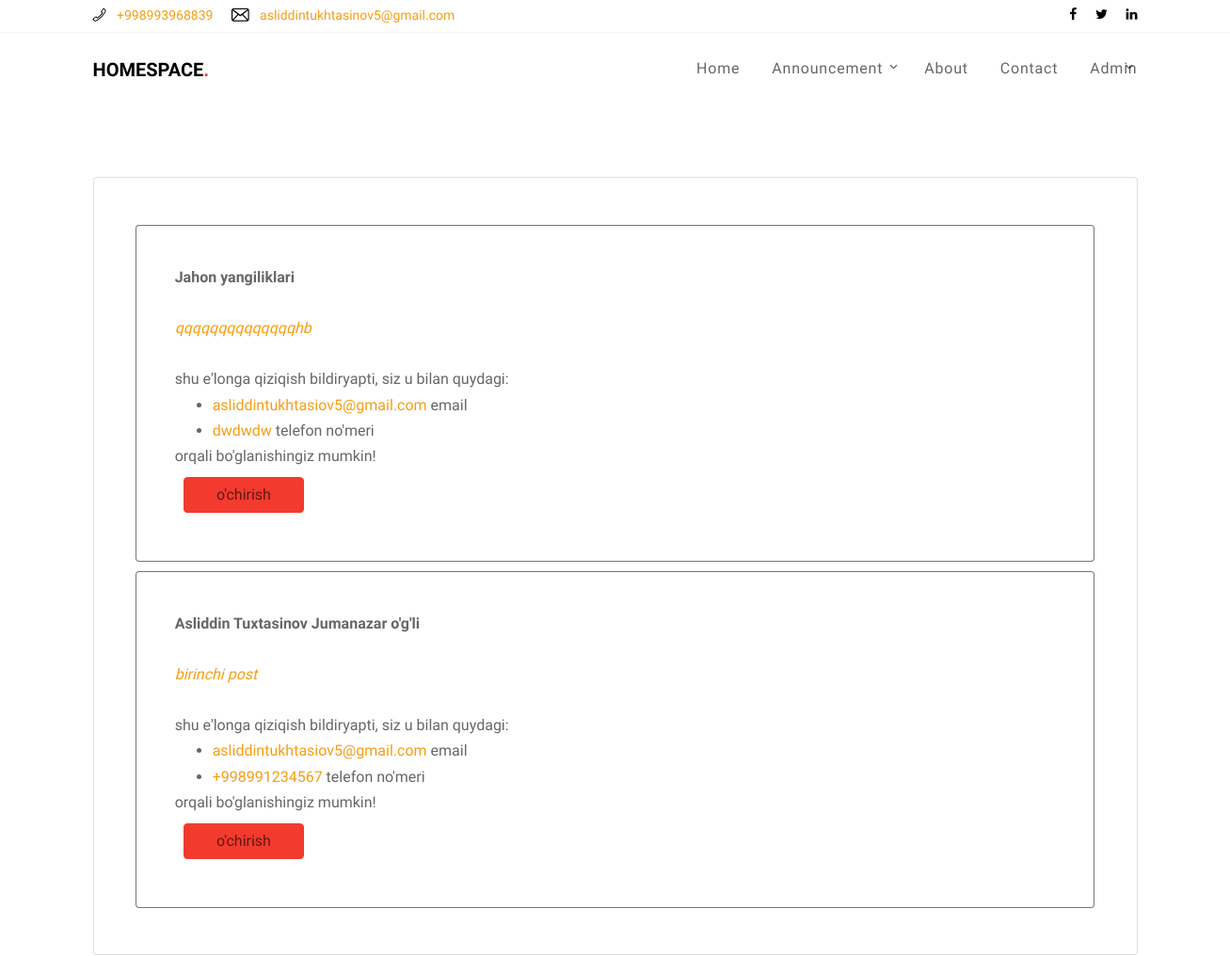
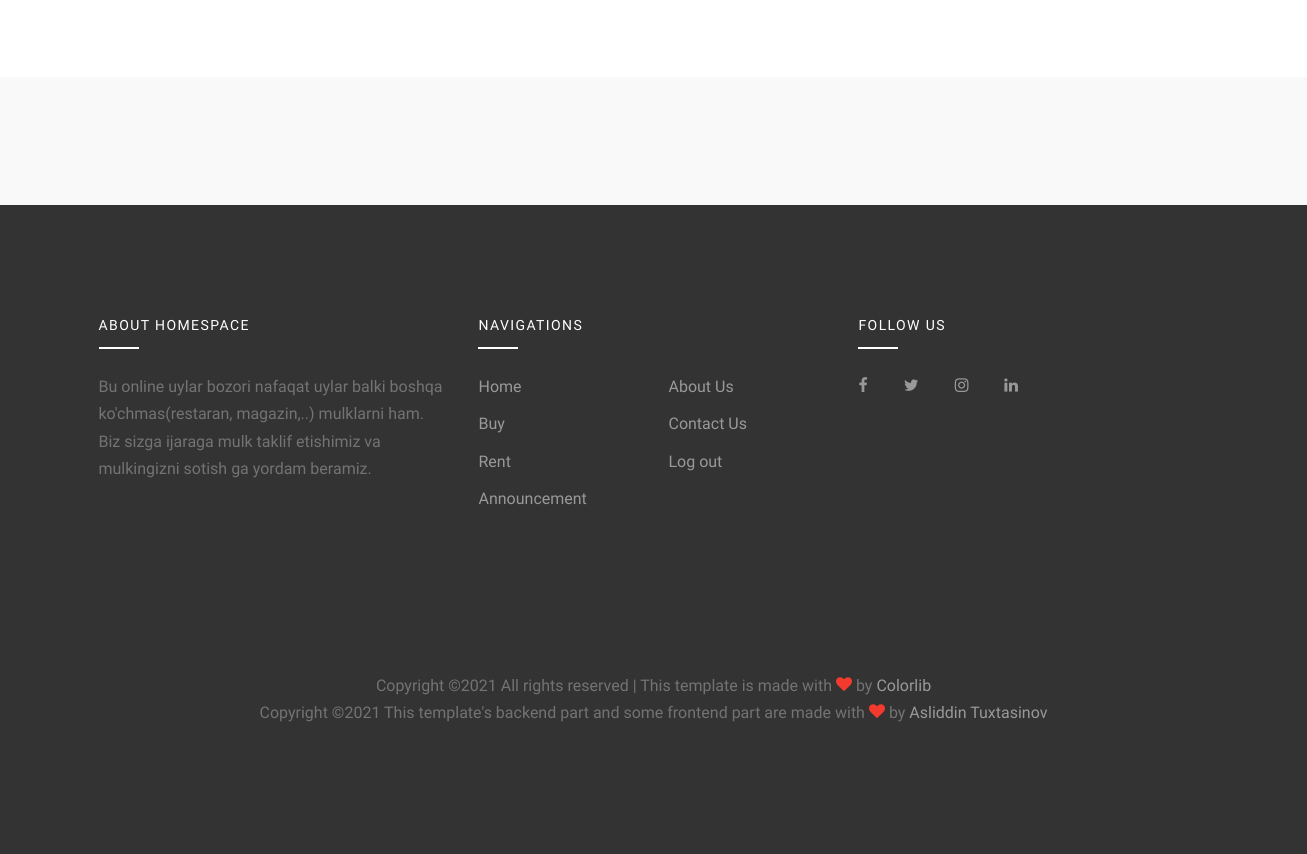
The page /user/contact-with-client/ (signed in) on the database as committed earlier (2 pictures, top to bottom).
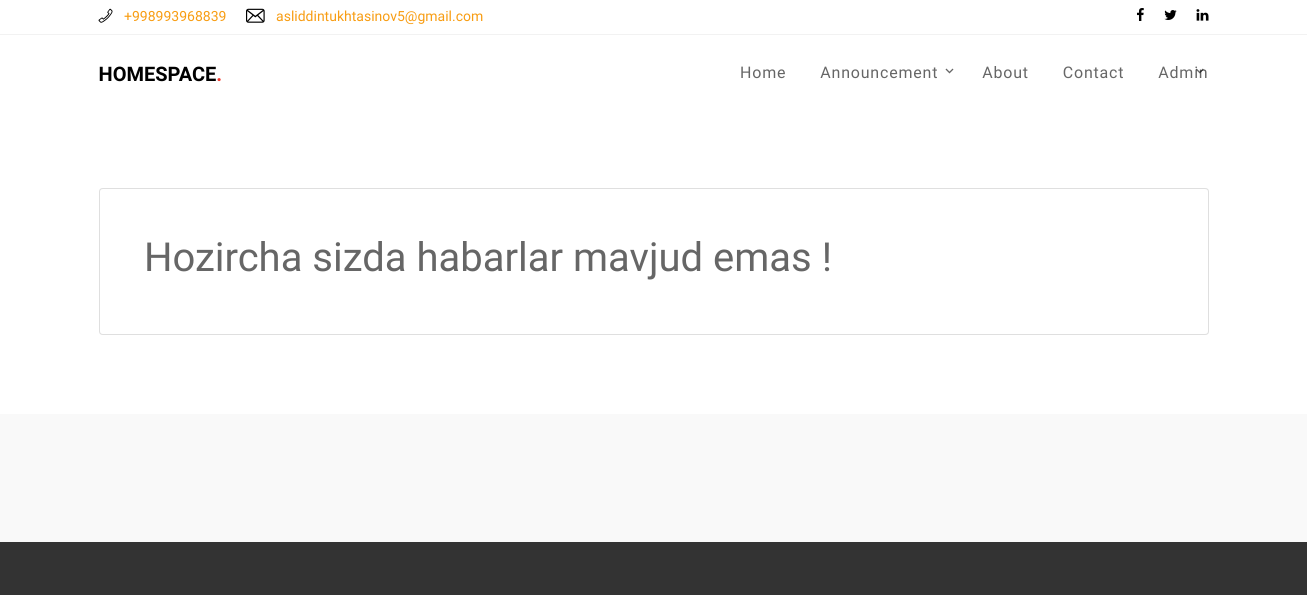
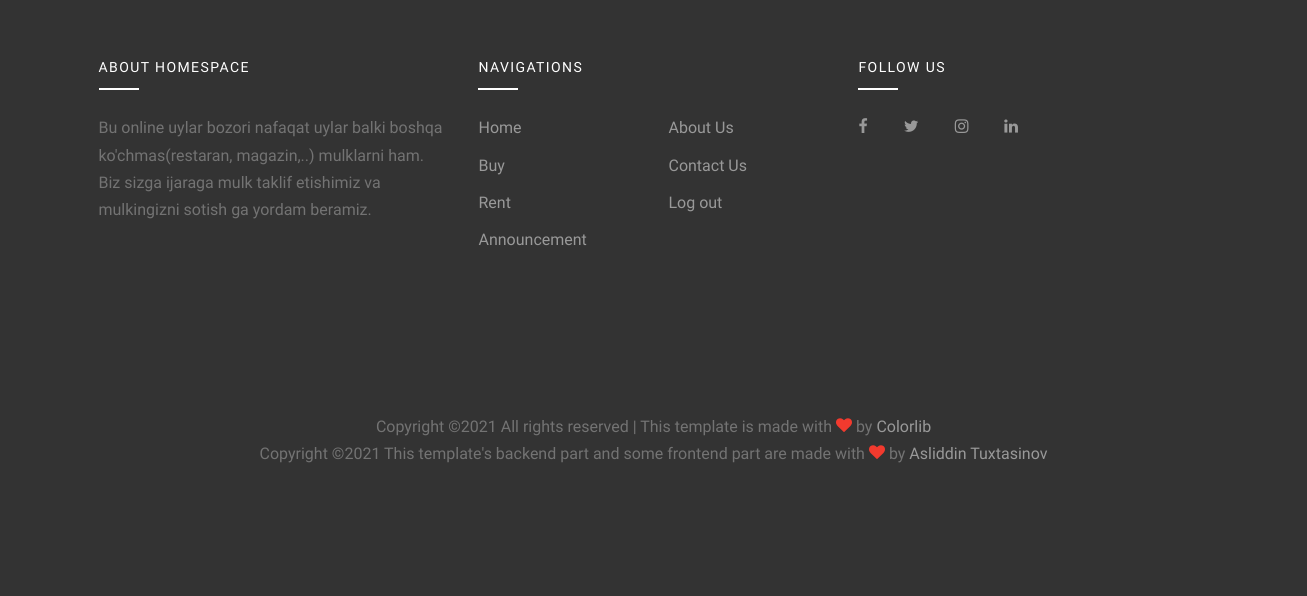
The same page on the database as committed later (2 pictures, top to bottom).
### authusers/models.py (models this page shows)
class CustomUser(AbstractUser):
    email = models.EmailField(
        'email address', unique=True,
        error_messages={
            'unique': "A user with that email already exists.",},)
    is_agent = models.BooleanField('agent',default=False,help_text=('is agent?'),)
    create_date = models.DateTimeField(auto_now_add=True)

### main/models.py (models this page shows, shortened)
class ContactWithAgent(models.Model):
    post  = models.ForeignKey(Posts,on_delete=models.CASCADE)
    agent = models.ForeignKey(Agents,on_delete=models.CASCADE)
    name  = models.CharField(max_length=150)
    email = models.EmailField(blank=False)
    number= models.CharField(max_length=50)
    created_at = models.DateTimeField(auto_now_add=True)
    def get_absolute_url_delete(self):
        kwargs = { 'pk': self.id }
        return reverse('contact_delete', kwargs=kwargs)
    class Meta:
        ordering = ['-created_at']
        verbose_name_plural = 'Contacts With Agent'
        verbose_name = 'Contact With Agent'

### announcement/models.py (models this page shows, shortened)
class Posts(models.Model):
    resturant='resturant'; market='market'; float='float'; yard='yard'
    type = [ (resturant, 'resturant'),(market,'market'),(float, 'float'),(yard, 'yard') ]
    sale = 'buy'; rent = 'rent'
    type_status = [ (sale, 'Buy'),(rent, 'Rent') ]
    title      = models.CharField(max_length=255,unique=True)
    home_type  = models.CharField(max_length=20, choices=type, default=type[2][0])
    type = models.CharField(max_length=20, choices=type_status, default=type_status[0][0])
    price      = models.FloatField('price ($)', default=0, blank=True,validators=[MinValueValidator(0)])
    year_build = models.PositiveIntegerField(default=0,blank=True,validators=[MinValueValidator(0)])
    more_info  = models.TextField('more info',default="more info ...")
    area       = models.FloatField('area (m.kv)',default=1)
    picture = models.ImageField(
        upload_to=f"announcement/%Y/%m/%d/announcement")
    picture2   = models.ImageField(
        upload_to=f"announcement/%Y/%m/%d/announcement")
    picture3   = models.ImageField(
        upload_to=f"announcement/%Y/%m/%d/announcement")
    beds = models.PositiveIntegerField(
        'badroom',validators=[MinValueValidator(1), MaxValueValidator(5)],default=1)
    baths = models.PositiveIntegerField(
        'batheroom',validators=[MinValueValidator(1), MaxValueValidator(5)],default=1)
    garages = models.PositiveIntegerField(
        'garages',validators=[MinValueValidator(0), MaxValueValidator(5)],default=1)
    tel_num = models.CharField("telefon number:",max_length=40,default="+998")
    region     = models.ForeignKey(Regions,on_delete=models.CASCADE)
    district   = models.ForeignKey(Districts,on_delete=models.CASCADE)
    adress     = models.CharField(max_length=255,null=True)
    diller     = models.ForeignKey(Agents,on_delete=models.SET_NULL,null=True)
    created_at = models.DateTimeField(auto_now_add=True)
    slug = models.SlugField(max_length=255, db_index=True,blank=True)
    owner      = models.ForeignKey(User, on_delete=models.CASCADE)
    is_publish = models.BooleanField(default=False)
    is_send_mail = models.BooleanField(default=False)
    def get_absolute_url(self):
        kwargs = { 'slug': self.slug }
        return reverse('post-detail', kwargs=kwargs)
    def __str__(self):
        return f"{self.title}"
    class Meta:
        ordering = ['-created_at']
        verbose_name_plural = 'Posts'
        verbose_name = 'Post'

### authusers/views.py (the view)
# urls.py: path('contact-with-client/', ContactsListView.as_view(), name='contact-with-client-page'),
class ContactsListView(LoginRequiredMixin,ListView):
    model = ContactWithAgent
    context_object_name = 'contacts'
    template_name = 'profilePage/contact_with_client.html'
    paginate_by = 4
    def get_queryset(self):
        client = self.request.user
        if client.is_authenticated:
            try:
                diller=Agents.objects.get(agent=client)
                queryset = self.model._default_manager.filter(agent=diller)
            except:
                queryset = self.model._default_manager.none()
            return queryset
        return None

### templates/profilePage/contact_with_client.html (shortened to what this page needs)
{% extends 'base.html' %}
{% load static %}
{%  block css %}
<link rel="stylesheet" href="{% static 'css/user-page-agent.css' %}">
{% endblock %}
{% block content %}
<div class="container page-section">
    <ul class="card">
        {% if contacts %}
            {% for contact in contacts %}
                <li class="card card-part">
                    <strong>{{contact.name}}</strong><br>
                    <i><a href="{{contact.post.get_absolute_url}}">{{contact.post}}</i></a><br>
                    shu e'longa qiziqish bildiryapti, siz u bilan quydagi:
                    <ul class="contact-client">
                        <li><a href="mailto:{{contact.email}}">{{contact.email}}</a> email</li>
                        <li><a href="tel:{{contact.number}}">{{contact.number}}</a> telefon no'meri</li>
                    </ul>
                    orqali bo'glanishingiz mumkin!
                    <a class="btn btn-danger" id="main-del-btn">o'chirish</a>
                </li>
            {% endfor %}
        {% else %}
            <h1>Hozircha sizda habarlar mavjud emas !</h1>
        {% endif %}
    </ul>
</div>
<div class="site-section site-section-sm bg-light">
</div>
{% endblock %}

### templates/base.html (shortened to what this page needs)
{% load static %}
{% load active_link_tags %}
{% url 'main:index' as index %}
<!DOCTYPE html>
<html lang="en">
  <head>
    <link rel="stylesheet" href="{% static 'fonts/icomoon/style.css' %}">
    <link rel="stylesheet" href="{% static 'css/bootstrap.min.css' %}">
    <link rel="stylesheet" href="{% static 'css/magnific-popup.css' %}">
    <link rel="stylesheet" href="{% static 'css/jquery-ui.css' %}">
    <link rel="stylesheet" href="{% static 'css/owl.carousel.min.css' %}">
    <link rel="stylesheet" href="{% static 'css/owl.theme.default.min.css' %}">
    <link rel="stylesheet" href="{% static 'css/bootstrap-datepicker.css' %}">
    <link rel="stylesheet" href="{% static 'css/mediaelementplayer.css' %}">
    <link rel="stylesheet" href="{% static 'css/animate.css' %}">
    <link rel="stylesheet" href="{% static 'fonts/flaticon/font/flaticon.css' %}">
    <link rel="stylesheet" href="{% static 'css/fl-bigmug-line.css' %}">
    <link rel="stylesheet" href="{% static 'css/aos.css' %}">
    <link rel="stylesheet" href="{% static 'css/style.css' %}">
    {%  block css %}{% endblock %}
  </head>
  <body>
  <div class="site-wrap">
    <div class="border-bottom bg-white top-bar">
      <div class="container">
        <div class="row align-items-center">
          <div class="col-6 col-md-6">
            <p class="mb-0">
              <a href="tel:+998993968839" class="mr-3"><span class="text-black fl-bigmug-line-phone351"></span> <span class="d-none d-md-inline-block ml-2">+998993968839</span></a>
              <a href="mailto:asliddintukhtasinov5@gmail.com"><span class="text-black fl-bigmug-line-email64"></span> <span class="d-none d-md-inline-block ml-2">asliddintukhtasinov5@gmail.com</span></a>
            </p>
          </div>
          <div class="col-6 col-md-6 text-right">
            <a href="https://t.me/Asliddindev" class="mr-3"><span class="text-black icon-facebook"></span></a>
            <a href="https://t.me/Asliddindev" class="mr-3"><span class="text-black icon-twitter"></span></a>
            <a href="https://t.me/Asliddindev" class="mr-0"><span class="text-black icon-linkedin"></span></a>
          </div>
        </div>
      </div>
    </div>
    <div class="site-navbar">
        <div class="container py-1">
          <div class="row align-items-center">
            <div class="col-8 col-md-8 col-lg-4">
              <h1 class=""><a href="\" class="h5 text-uppercase text-black"><strong>HomeSpace<span class="text-danger">.</span></strong></a></h1>
            </div>
            <div class="col-4 col-md-4 col-lg-8">
              <nav class="site-navigation text-right text-md-right" role="navigation">
                <ul class="site-menu js-clone-nav d-none d-lg-block">
                  <li class="{% if index == request.path %}active{% endif %}">
                    <a href="{% url 'main:index' %}">Home</a>
                  </li>
                  <li class="has-children {% active_link 'main:announcement' %}">
                    <a href="{% url 'main:announcement' %}">Announcement</a>
                  </li>
                  <li class="{% active_link 'main:about' %}"><a href="{% url 'main:about' %}">About</a></li>
                  <li class="{% active_link 'main:contact' %}"><a href="{% url 'main:contact' %}">Contact</a></li>
                  {% if user.is_authenticated %}
                    <li class="has-children {% active_link 'user_page' %}">
                      <a href="{% url 'user_page' %}">{{ user.username|title }}</a>
                    </li>
                  {% else %}
                    <li class="{% active_link 'login' %}"><a href="{% url 'login' %}">Log in</a></li>
                    <li class="{% active_link 'signup' %}"><a href="{% url 'signup' %}">Sign Up</a></li>
                  {% endif %}
                </ul>
              </nav>
            </div>
          </div>
        </div>
    </div>
  </div>
  {% block content %}
  {% endblock %}
    <footer class="site-footer">
      <div class="container">
        <div class="row">
          <div class="col-lg-4">
            <div class="mb-5">
              <h3 class="footer-heading mb-4">About HomeSpace</h3>
              <p>Bu online uylar bozori nafaqat uylar balki boshqa ko'chmas(restaran, magazin,..) mulklarni ham. Biz sizga ijaraga mulk taklif etishimiz va mulkingizni sotish ga yordam beramiz.</p>
            </div>
          </div>
          <div class="col-lg-4 mb-5 mb-lg-0">
            <div class="row mb-5">
              <div class="col-md-12">
                <h3 class="footer-heading mb-4">Navigations</h3>
              </div>
              <div class="col-md-6 col-lg-6">
                <ul class="list-unstyled">
                  <li><a href="\">Home</a></li>
                  <li><a href="{% url 'main:announcement' %}?type=buy">Buy</a></li>
                  <li><a href="{% url 'main:announcement' %}?type=rent">Rent</a></li>
                  <li><a href="{% url 'main:announcement' %}">Announcement</a></li>
                </ul>
              </div>
              <div class="col-md-6 col-lg-6">
                <ul class="list-unstyled">
                  <li><a href="{% url 'main:about' %}">About Us</a></li>
                  <li><a href="{% url 'main:contact' %}">Contact Us</a></li>
                    {% if user.is_authenticated %}
                      <li><a href="{% url 'logout' %}">Log out</a></li>
                    {% else %}
                      <li><a href="{% url 'signup' %}">Sign Up</a></li>
                      <li><a href="{% url 'login' %}">Log in</a></li>
                    {%endif%}
                </ul>
              </div>
            </div>
          </div>
          <div class="col-lg-4 mb-5 mb-lg-0">
            <h3 class="footer-heading mb-4">Follow Us</h3>
                <div>
                  <a href="https://t.me/Asliddindev" class="pl-0 pr-3"><span class="icon-facebook"></span></a>
                  <a href="https://t.me/Asliddindev" class="pl-3 pr-3"><span class="icon-twitter"></span></a>
                  <a href="https://t.me/Asliddindev" class="pl-3 pr-3"><span class="icon-instagram"></span></a>
                  <a href="https://t.me/Asliddindev" class="pl-3 pr-3"><span class="icon-linkedin"></span></a>
                </div>
          </div>
        </div>
        <div class="row pt-5 mt-5 text-center">
          <div class="col-md-12">
            <p>
            Copyright &copy;</script><script>document.write(new Date().getFullYear());</script> All rights reserved | This template is made with <i class="icon-heart text-danger" aria-hidden="true"></i> by <a href="https://colorlib.com" target="_blank" >Colorlib</a>
              <br>
            Copyright &copy;</script><script>document.write(new Date().getFullYear());</script> This template's backend part and some frontend part are made with <i class="icon-heart text-danger" aria-hidden="true"></i> by <a href="https://t.me/Asliddindev" target="_blank" >Asliddin Tuxtasinov</a>
            </p>
          </div>
        </div>
      </div>
    </footer>
  </body>
</html>

### templates/pagination.html (shortened to what this page needs)
{% load static %}

### static/css/fl-bigmug-line.css (style rules this page uses)
.fl-bigmug-line-ico, [class^="fl-bigmug-line-"]:before, [class*=" fl-bigmug-line-"]:before, [class^="fl-bigmug-line-"]:after, [class*=" fl-bigmug-line-"]:after { font-family: 'fl-bigmug-line'; font-size: inherit; font-weight: 400; font-style: normal; -webkit-font-smoothing: antialiased; -moz-osx-font-smoothing: grayscale; }
.fl-bigmug-line-email64:before { content: "\e03c"; }
.fl-bigmug-line-phone351:before { content: "\e085"; }

### static/css/style.css (style rules this page uses)
body { line-height: 1.7; color: rgba(0, 0, 0, 0.6); font-weight: 400; font-size: 1rem; font-family: "Roboto Mono", SFMono-Regular, Menlo, Monaco, Consolas, "Liberation Mono", "Courier New", monospace; font-family: "Nunito Sans", -apple-system, BlinkMacSystemFont, "Segoe UI", Roboto, "Helvetica Neue", Arial, sans-serif, "Apple Color Emoji", "Segoe UI Emoji", "Segoe UI Symbol", "Noto Color Emoji"; }
a { -webkit-transition: .3s all ease; -o-transition: .3s all ease; transition: .3s all ease; }
.text-black { color: #000 !important; }
.bg-light { background: #f9f9f9 !important; }
.site-wrap { position: relative; }
.site-wrap:before { -webkit-transition: .3s all ease-in-out; -o-transition: .3s all ease-in-out; transition: .3s all ease-in-out; background: rgba(0, 0, 0, 0.6); content: ""; position: absolute; z-index: 2000; top: 0; left: 0; right: 0; bottom: 0; opacity: 0; visibility: hidden; }
.site-section { padding: 3em 0; }
@media (min-width: 768px) { .site-section { padding: 7em 0; } }
.site-section.site-section-sm { padding: 4em 0; }
.site-footer { padding: 4em 0; background: #333333; }
@media (min-width: 768px) { .site-footer { padding: 7em 0; } }
.site-footer p { color: #737373; }
.site-footer h2, .site-footer h3, .site-footer h4, .site-footer h5 { color: #fff; }
.site-footer a { color: #999999; }
.site-footer ul li { margin-bottom: 10px; }
.site-footer .footer-heading { font-size: 14px; text-transform: uppercase; letter-spacing: .1em; color: #fff; position: relative; padding-bottom: 15px; }
.site-footer .footer-heading:before { content: ""; background: #fff; width: 40px; height: 2px; position: absolute; bottom: 0; }
.top-bar { font-size: 14px; }
.site-navbar { margin-bottom: 0px; width: 100%; border-bottom: none; background: #fff; position: relative; z-index: 99; }
.site-navbar .site-navigation .site-menu { margin-bottom: 0; margin-left: 0; padding-left: 0; }
.site-navbar .site-navigation .site-menu a { text-decoration: none !important; display: inline-block; }
.site-navbar .site-navigation .site-menu > li { display: inline-block; padding: 10px 5px; }
.site-navbar .site-navigation .site-menu > li > a { padding: 10px 10px; letter-spacing: .05em; color: rgba(0, 0, 0, 0.6); text-decoration: none !important; }
.site-navbar .site-navigation .site-menu > li:last-child { padding-right: 0; }
.site-navbar .site-navigation .site-menu > li:last-child > a { padding-right: 0; }
.site-navbar .site-navigation .site-menu .has-children { position: relative; }
.site-navbar .site-navigation .site-menu .has-children > a { position: relative; padding-right: 20px; }
.site-navbar .site-navigation .site-menu .has-children > a:before { position: absolute; content: "\e313"; font-size: 16px; top: 50%; right: 0; -webkit-transform: translateY(-50%); -ms-transform: translateY(-50%); transform: translateY(-50%); font-family: 'icomoon'; }
.site-mobile-menu .site-nav-wrap { padding: 0; margin: 0; list-style: none; position: relative; }
.site-mobile-menu .site-nav-wrap a { padding: 10px 20px; display: block; position: relative; color: #212529; }
.site-mobile-menu .site-nav-wrap li { position: relative; display: block; }
.site-mobile-menu .site-nav-wrap > li { display: block; position: relative; float: left; width: 100%; }
.site-mobile-menu .site-nav-wrap > li > a { padding-left: 20px; font-size: 20px; }
.top-bar { padding: 5px 0; border-color: #f2f2f2 !important; }

### static/css/user-page-agent.css (style rules this page uses)
.page-section { margin: 6% auto; }
.page-section .card { padding: 4%; list-style: none; }

Rows that differ between the two databases and show on the page:
removed ContactWithAgent: name "Jahon yangiliklari", post "qqqqqqqqqqqqqqhb", email "asliddintukhtasiov5@gmail.com", number "dwdwdw"
removed ContactWithAgent: name "Asliddin Tuxtasinov Jumanazar o'g'li", post "birinchi post", email "asliddintukhtasiov5@gmail.com", number "+998991234567"
Other text that changed with them:
text now shown: "Hozircha sizda habarlar mavjud emas !"
